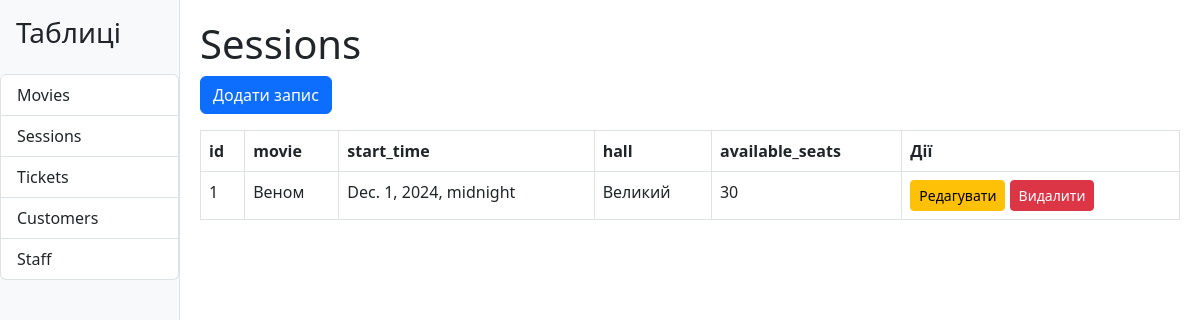
/cinema/sessions/, run on the app's committed database.
### cinema/models.py (models this page shows)
class Movie(models.Model):
    title = models.CharField(max_length=100)
    genre = models.CharField(max_length=50, blank=True, null=True)
    duration = models.PositiveIntegerField()
    release_date = models.DateField()
    rating = models.DecimalField(max_digits=2, decimal_places=1)
    def __str__(self):
        return self.title

### cinema/views.py (the view)
# urls.py: path('cinema/<str:table_name>/', views.dashboard, name='view_table'),
def dashboard(request, table_name):
    model = TABLES.get(table_name)
    if not model:
        return render(request, '404.html', status=404)
    records = model.objects.all()
    records_as_dicts = [
        {field.name: getattr(record, field.name) for field in model._meta.fields}
        for record in records
    ]
    columns = [field.name for field in model._meta.fields]
    column_count = len(columns) + 1
    return render(request, 'cinema/dashboard.html', {
        'table_name': table_name,
        'records': records_as_dicts,
        'columns': columns,
        'column_count': column_count,
    })

### cinema/templatetags/custom_filters.py (called while the page is built)
@register.filter
def get_item(dictionary, key):
    return dictionary.get(key)

### cinema/templates/cinema/dashboard.html (shortened to what this page needs)
{% extends 'cinema/base.html' %}
{% block content %}
<h1>{{ table_name|title }}</h1>
<div class="mb-3">
    <a href="{% url 'add_record' table_name %}" class="btn btn-primary">Додати запис</a>
</div>
<table class="table table-bordered">
    <thead>
        <tr>
            {% for column in columns %}
            <th>{{ column }}</th>
            {% endfor %}
            <th>Дії</th>
        </tr>
    </thead>
    <tbody>
        {% for record in records %}
        <tr>
            {% for column in columns %}
            {% load custom_filters %}
            <td>{{ record|get_item:column }}</td>
            {% endfor %}
            <td>
                <a href="{% url 'edit_record' table_name record.id %}" class="btn btn-warning btn-sm">Редагувати</a>
                <a href="{% url 'delete_record' table_name record.id %}" class="btn btn-danger btn-sm">Видалити</a>
            </td>
        </tr>
        {% empty %}
        <tr>
            <td colspan="{{ column_count }}" class="text-center">Немає даних</td>
        </tr>
        {% endfor %}
    </tbody>
</table>
{% endblock %}

### data on the page
Movie: columns "1" "Веном" "Dec. 1, 2024, midnight" "Великий" "30"

### other printed values
{{ table_name|title }} "Sessions"
{{ column }} "id" "movie" "start_time" "hall" "available_seats"
